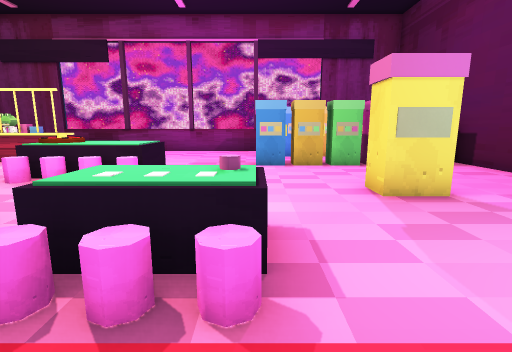
[1] (above)

14 first-person views from a walk through a level from a Godot 3-D game. The camera is 1.3 m above the floor, tilts 10° down and sees 85° across. The floor is counted in squares, 1 m on a side. Each view is taken from the middle of a square. On the plan, view 1 faces up. The plan holds only what a view shows up to about 13 squares ahead; the rest is blank. Some surface patterns are stand-ins.

[2]
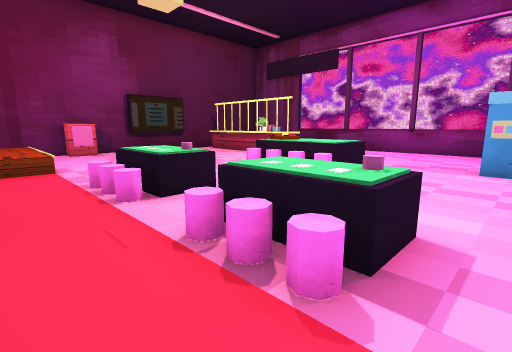

[3]
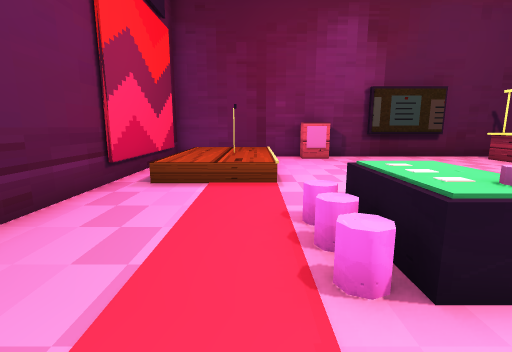

[4]
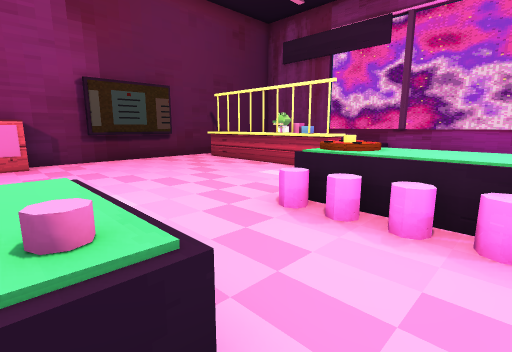

[5]
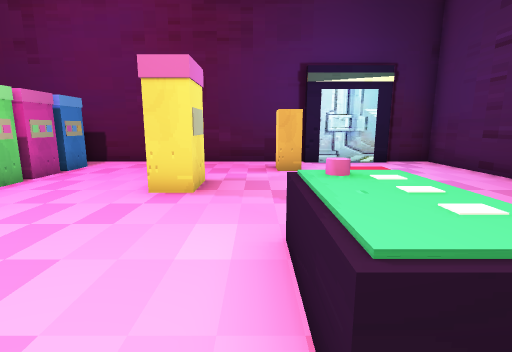

[6]
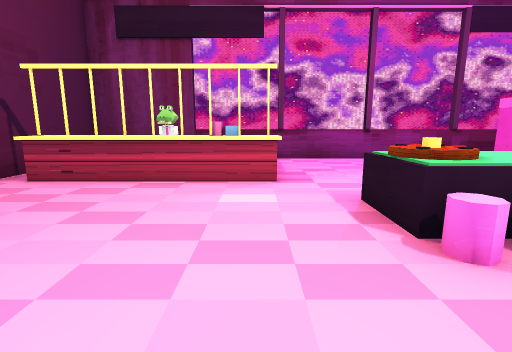

[7]
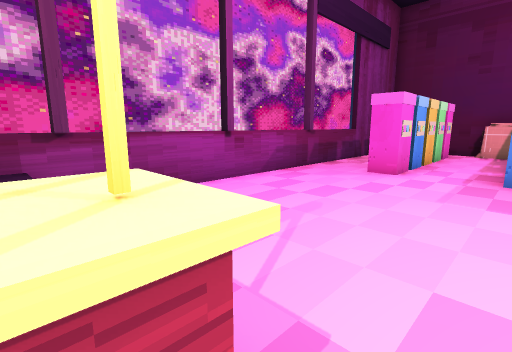

[8]
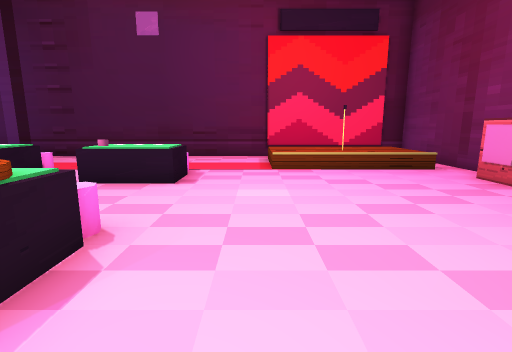

[9]
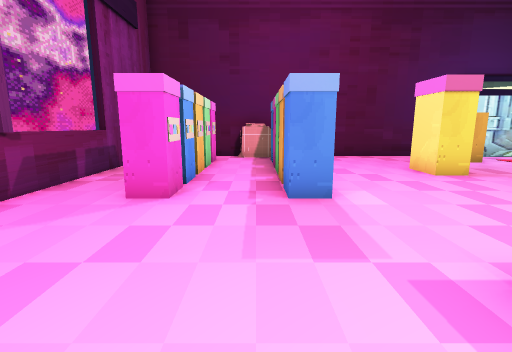

[10]
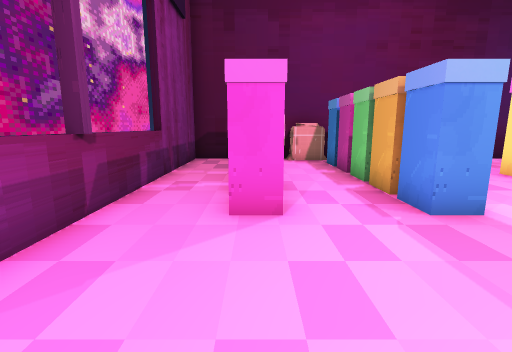

[11]
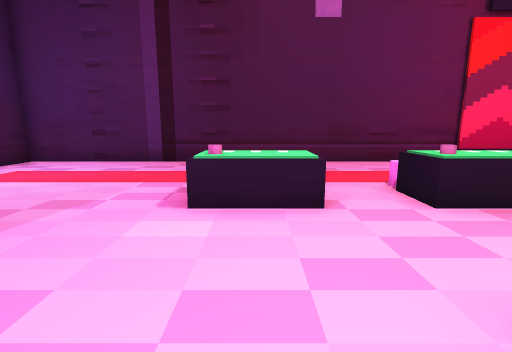

[12]
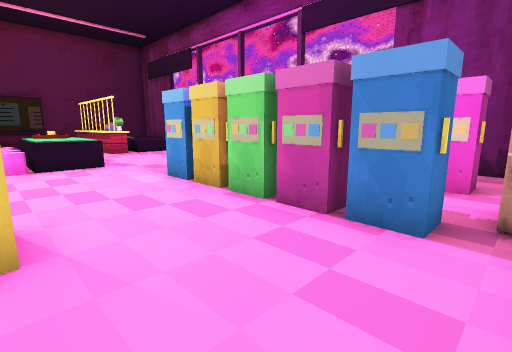

[13]
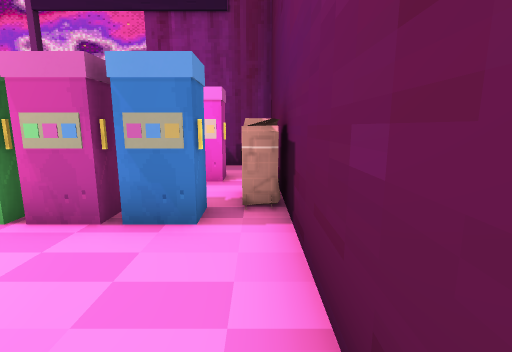

[14]
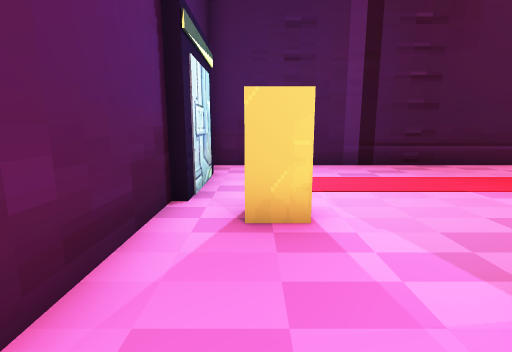

### Floor plan
Key: @ floor where view 1 was taken; # wall or solid block; . main floor; : floor 0.5 m higher than the main floor; D closed door; ^ raised ledge; C cabinet; T table; W wheel; S stool; L lever; O other object.
Columns run from 15 left of view 1 to 8 right of it. Each row starts with its distance up from view 1.
 16  #######################
 15 #      ^...............#
 14 #       ...........CC..#
 13 #   OO  .......C CC  O.#
 12 #   OO  ...............#
 11 #.^^^^^^.........O.LC.O#
 10 #..............#OC#CLL.#
  9 ##.......#TTT..........#
  8 ##.......W^^T..........#
  7 ##.......SSSS..........#
  6 ##................#....#
  5 #......................#
  4 #^.....................#
  3 #^.......T^T.T^T.....#.#
  2 #........SSS.SSS......##
  1 #.:::::...............D
  0 # ::#::........@......D#
 -1 # :::::................#
 -2 #    ..................#
 -3 ########################

Where each view was taken, in squares from view 1:
view 1: 0 up, 0 right, facing up
view 2: 0 up, 1 right, facing up-left
view 3: 1 up, 2 left, facing left
view 4: 3 up, 3 left, facing up-left
view 5: 4 up, 3 left, facing right
view 6: 4 up, 8 left, facing up
view 7: 10 up, 8 left, facing up-right
view 8: 10 up, 8 left, facing down
view 9: 11 up, 5 left, facing right
view 10: 13 up, 4 left, facing right
view 11: 8 up, 1 left, facing down
view 12: 6 up, 7 right, facing up-left
view 13: 6 up, 7 right, facing up
view 14: 7 up, 6 right, facing down
